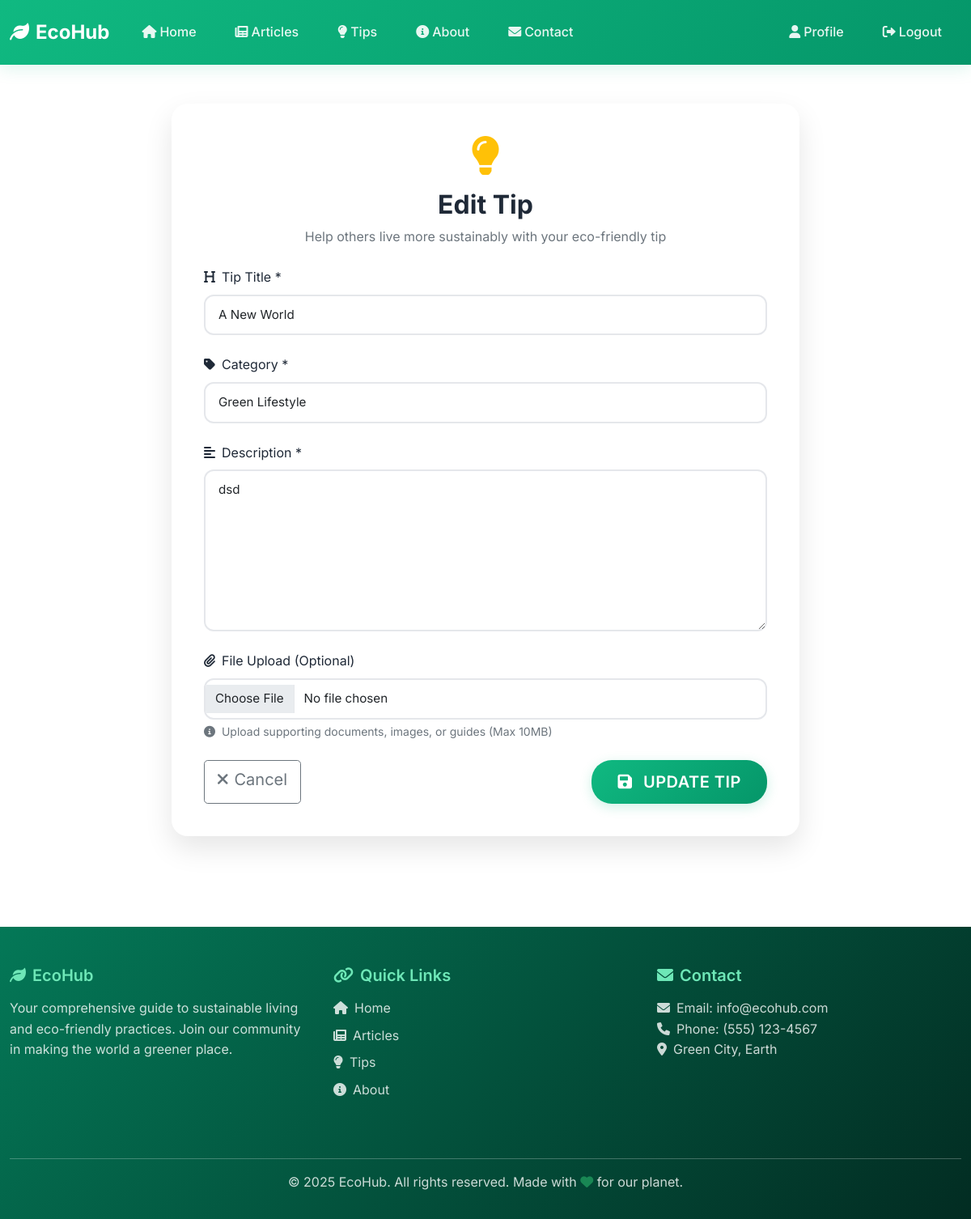
The app's page /tips/6/update/ (signed in) with its own data.
### tips/models.py (models this page shows, shortened)
class Tip(models.Model):
    CATEGORY_CHOICES = [
        ('energy', 'Renewable Energy'),
        ('lifestyle', 'Green Lifestyle'),
        ('tech', 'Eco Technology'),
        ('news', 'Sustainability News'),
    ]
    title = models.CharField(max_length=200)
    description = models.TextField()
    user = models.ForeignKey(User, on_delete=models.CASCADE)
    category = models.CharField(max_length=50, choices=CATEGORY_CHOICES)
    file_upload = models.FileField(upload_to='tip_uploads/', blank=True, null=True)
    created_at = models.DateTimeField(auto_now_add=True)

### tips/views.py (the view, shortened to what this page needs)
# urls.py: path('<int:pk>/update/', views.TipUpdateView.as_view(), name='tip-update'),
class TipUpdateView(LoginRequiredMixin, UserPassesTestMixin, UpdateView):
    model = Tip
    form_class = TipForm
    template_name = 'tips/tip_form.html'
    def test_func(self):
        tip = self.get_object()
        return self.request.user == tip.user

### tips/forms.py
class TipForm(forms.ModelForm):
    class Meta:
        model = Tip
        fields = ['title', 'description', 'category', 'file_upload']
        widgets = {
            'title': forms.TextInput(attrs={
                'class': 'form-control',
                'placeholder': 'Enter tip title...'
            }),
            'description': forms.Textarea(attrs={
                'class': 'form-control',
                'rows': 6,
                'placeholder': 'Describe your eco-friendly tip...'
            }),
            'category': forms.Select(attrs={
                'class': 'form-control'
            }),
            'file_upload': forms.FileInput(attrs={
                'class': 'form-control'
            }),
        }

### tips/templates/tips/tip_form.html (shortened to what this page needs)
{% extends 'base.html' %}
{% block content %}
<div class="tip-form-section py-5">
    <div class="container">
        <div class="row justify-content-center">
            <div class="col-lg-8">
                <div class="form-card"
                    style="background: white; border-radius: 20px; padding: 2.5rem; box-shadow: 0 15px 35px rgba(0, 0, 0, 0.1);">
                    <div class="text-center mb-4">
                        <div class="form-icon mb-3">
                            <i class="fas fa-lightbulb fa-3x text-warning"></i>
                        </div>
                        <h2 class="fw-bold mb-2" style="color: var(--text-dark);">
                            {% if object %}Edit Tip{% else %}Share New Tip{% endif %}
                        </h2>
                        <p class="text-muted">Help others live more sustainably with your eco-friendly tip</p>
                    </div>
                    <form method="post" enctype="multipart/form-data">
                        <div class="mb-4">
                            <label class="form-label fw-semibold" style="color: var(--text-dark);">
                                <i class="fas fa-heading me-2"></i>Tip Title *
                            </label>
                            {{ form.title }}
                        </div>
                        <div class="mb-4">
                            <label class="form-label fw-semibold" style="color: var(--text-dark);">
                                <i class="fas fa-tag me-2"></i>Category *
                            </label>
                            {{ form.category }}
                        </div>
                        <div class="mb-4">
                            <label class="form-label fw-semibold" style="color: var(--text-dark);">
                                <i class="fas fa-align-left me-2"></i>Description *
                            </label>
                            {{ form.description }}
                        </div>
                        <div class="mb-4">
                            <label class="form-label fw-semibold" style="color: var(--text-dark);">
                                <i class="fas fa-paperclip me-2"></i>File Upload (Optional)
                            </label>
                            {{ form.file_upload }}
                            <div class="form-text">
                                <i class="fas fa-info-circle me-1"></i>
                                Upload supporting documents, images, or guides (Max 10MB)
                            </div>
                        </div>
                        <div class="form-actions d-flex justify-content-between">
                            <a href="{% url 'tip-list' %}" class="btn btn-outline-secondary btn-lg">
                                <i class="fas fa-times me-2"></i>Cancel
                            </a>
                            <button type="submit" class="btn btn-success btn-lg">
                                <i class="fas fa-save me-2"></i>
                                {% if object %}Update Tip{% else %}Share Tip{% endif %}
                            </button>
                        </div>
                    </form>
                </div>
            </div>
        </div>
    </div>
</div>
{% endblock %}

### templates/base.html (style rules this page uses)
:root { --primary-green: #2e7d32; --light-green: #4caf50; --dark-green: #1b5e20; --accent-green: #81c784; --bg-light: #f1f8e9; --text-dark: #2e2e2e; --text-light: #5e5e5e; }
body { font-family: 'Segoe UI', Tahoma, Geneva, Verdana, sans-serif; background-color: #f8f9fa; }
:root { --primary-green: #10b981; --secondary-green: #059669; --light-green: #d1fae5; --dark-green: #047857; --accent-green: #6ee7b7; --text-dark: #1f2937; --text-light: #6b7280; --bg-light: #f9fafb; --border-color: #e5e7eb; }
* { margin: 0; padding: 0; box-sizing: border-box; }
body { font-family: 'Inter', -apple-system, BlinkMacSystemFont, 'Segoe UI', sans-serif; line-height: 1.6; color: var(--text-dark); background-color: #fff; }
.btn-success { background: linear-gradient(135deg, var(--primary-green) 0%, var(--secondary-green) 100%); border: none; border-radius: 25px; padding: 0.75rem 2rem; font-weight: 600; text-transform: uppercase; letter-spacing: 0.5px; transition: all 0.3s ease; box-shadow: 0 4px 15px rgba(16, 185, 129, 0.2); }
.form-control, .form-select { border: 2px solid var(--border-color); border-radius: 10px; padding: 0.75rem 1rem; font-size: 0.95rem; transition: all 0.3s ease; }
.container { max-width: 1200px; }

### tips/templates/tips/tip_form.html (style rules this page uses)
.form-card { animation: fadeInUp 0.8s ease-out; }
.form-control, .form-select { border-radius: 12px; padding: 0.75rem 1rem; border: 2px solid var(--border-color); transition: all 0.3s ease; }
textarea.form-control { min-height: 200px; resize: vertical; }
input[type="file"] { border-radius: 12px; padding: 0.75rem; }

### records on screen
Tip: title "A New World", category "Green Lifestyle", description "dsd"
